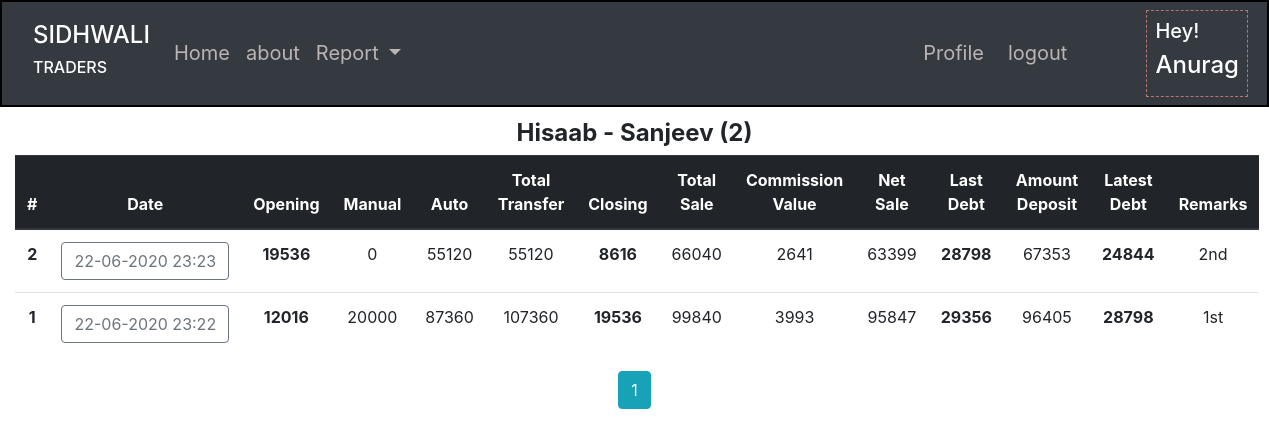
The app's page /home/user/Sanjeev (signed in) with its own data.
### crm/models.py (models this page shows, shortened)
class User(db.Model, UserMixin):
    id = db.Column(db.Integer, primary_key=True)
    username = db.Column(db.String(20), unique=True, nullable=False)
    email = db.Column(db.String(120), unique=True, nullable=False)
    image_file = db.Column(db.String(20), nullable=False, default="default.jpeg")
    password = db.Column(db.String(20), nullable=False)
    pos_id = db.Column(db.Integer, unique=True, nullable=False)
    hisaab = db.relationship("Hisaab", backref="fos", lazy="dynamic")

class Hisaab(db.Model):
    id = db.Column(db.Integer, primary_key=True)
    date = db.Column(db.DateTime, nullable=False, default=datetime.now)
    open_bal = db.Column(db.Integer, nullable=False, default=0)
    manual_trans = db.Column(db.Integer, nullable=False, default=0)
    auto_trans = db.Column(db.Integer, nullable=False, default=0)
    closing = db.Column(db.Integer, nullable=False, default=0)
    total_trans = db.Column(db.Integer, default=0)
    total_sale = db.Column(db.Integer, default=0)
    commission_value = db.Column(db.Integer, default=0)
    net_sale = db.Column(db.Integer, default=0)
    last_debt = db.Column(db.Integer, nullable=False, default=0)
    amt_received = db.Column(db.Integer, nullable=False, default=0)
    latest_debt = db.Column(db.Integer, default=0)
    remarks = db.Column(db.Text, nullable=False)
    user_id = db.Column(db.Integer, db.ForeignKey("user.id"), nullable=False)

### crm/routes.py (the view)
@app.route("/home/user/<string:username>")
@login_required
def user_hisaab(username):
    page = request.args.get("page", 1, type=int)
    user = User.query.filter_by(username=username).first_or_404()
    hisaab = (
        Hisaab.query.filter_by(fos=user)
        .order_by(Hisaab.date.desc())
        .paginate(page=page, per_page=5)
    )
    return render_template(
        "user_hisaab.html",
        title=current_user.username + " Report",
        hisaab=hisaab,
        admin=admin,
        user=user,
    )

### crm/models.py (called while the page is built)
@login_manager.user_loader
def load_user(user_id):
    return User.query.get(int(user_id))

### crm/templates/user_hisaab.html (shortened to what this page needs)
{% extends "index.html" %}
{% block content  %}
<div class="container-fluid text-center mt-2">
   <legend class="font-weight-bold mb-1">Hisaab - {{ user.username }} ({{ hisaab.total }})</legend>
   <table class="table">
      <thead class="thead-dark">
         <tr>
            <th scope="col">#</th>
            <th scope="col">Date</th>
            <th scope="col">Opening</th>
            <th scope="col">Manual</th>
            <th scope="col">Auto</th>
            <th scope="col">Total Transfer</th>
            <th scope="col">Closing</th>
            <th scope="col">Total Sale</th>
            <th scope="col">Commission Value</th>
            <th scope="col">Net Sale</th>
            <th scope="col">Last Debt</th>
            <th scope="col">Amount Deposit</th>
            <th scope="col">Latest Debt</th>
            <th scope="col">Remarks</th>
         </tr>
      </thead>
      <tbody>
         {% for hisaab in hisaab.items %}
         <tr>
            <th scope="row">{{ hisaab.id }}</th>
            <td><a class="btn btn-outline-secondary"
                  href="{{ url_for('single_hisaab', hisaab_id=hisaab.id) }}">{{ hisaab.date.strftime("%d-%m-%Y %H:%M") }}</a>
            </td>
            <td><strong>{{ hisaab.open_bal }}</strong></td>
            <td>{{ hisaab.manual_trans }}</td>
            <td>{{ hisaab.auto_trans }}</td>
            <td>{{ hisaab.total_trans }}</td>
            <td><strong>{{ hisaab.closing }}</strong></td>
            <td>{{ hisaab.total_sale }}</td>
            <td>{{ hisaab.commission_value }}</td>
            <td>{{ hisaab.net_sale }}</td>
            <td><strong>{{ hisaab.last_debt }}</strong></td>
            <td>{{ hisaab.amt_received }}</td>
            <td><strong>{{ hisaab.latest_debt }}</strong></td>
            <td>{{ hisaab.remarks }}</td>
         </tr>
         {% endfor %}
      </tbody>
   </table>
   {% for page_num in hisaab.iter_pages(left_edge=1, right_edge=1, left_current=1, right_current=3) %}
   {% if page_num %}
   {% if hisaab.page == page_num %}
   <a class="btn btn-info mb-4"
      href="{{ url_for('user_hisaab', username=user.username, page=page_num) }}">{{ page_num }}</a>
   {% else %}
   <a class="btn btn-outline-info mb-4"
      href="{{ url_for('user_hisaab', username=user.username, page=page_num) }}">{{ page_num }}</a>
   {% endif %}
   {% else %}
   ...
   {% endif %}
   {% endfor %}
</div>
{% endblock content %}

### crm/templates/index.html (shortened to what this page needs)
<!doctype html>
<html lang="en">
<head>
   <link rel="stylesheet" href="https://maxcdn.bootstrapcdn.com/bootstrap/4.0.0/css/bootstrap.min.css"
>
   <link rel="stylesheet" href="{{ url_for('static', filename='main.css') }}">
</head>
<body>
   <header class="site-header">
      <nav class="navbar navbar-expand-lg navbar-dark bg-dark px-6">
         <div class="container">
            <a class="navbar-brand" href="{{ url_for('home')}}">
               <h4>
                  SIDHWALI
               </h4>
               <h6>
                  TRADERS
               </h6>
            </a>
            <div class="collapse navbar-collapse" id="navbarSupportedContent">
               <div class="navbar-nav mr-auto">
                  <li class="nav-item">
                     <a class="nav-link" href="{{ url_for('home') }}">Home</a>
                  </li>
                  <li class="nav-item">
                     <a class="nav-link" href="{{ url_for('about') }}">about</a>
                  </li>
                  <li class="nav-item dropdown">
                     <a class="nav-link dropdown-toggle" href="#" id="navbarDropdown" role="button"
                        data-toggle="dropdown" aria-haspopup="true" aria-expanded="false">
                        Report
                     </a>
                  </li>
               </div>
               <div class="navbar-nav mr-5 ml-2">
                  <div class="d-flex justify-content-center">
                     {% if current_user.is_authenticated %}
                     <li class="nav-item">
                        <a class="nav-link mr-2" href="{{ url_for('profile') }}">Profile</a>
                     </li>
                     <li class="nav-item">
                        <a class="nav-link mr-2" href="{{ url_for('logout') }}">logout</a>
                     </li>
                     {% endif %}
                  </div>
               </div>
            </div>
         </div>
         <div class="navbar-nav">
            <li class="nav-welcome p-2">
               <h5>Hey!</h5>
               <h4>{{ current_user.username }}</h4>
            </li>
         </div>
      </nav>
   </header>
   <main role="main">
      {% block content %} {% endblock content %}
   </main>
</body>
</html>

### crm/static/main.css (style rules this page uses)
body { background-color: rgb(255, 255, 255); }
.site-header { min-height: min-content; border: 2px solid black; }
.site-header .navbar-nav .nav-welcome { color: white; font-size: 6px; min-width: 0px; min-height: 80px; margin-right: 3px; border: 1px dashed rgba(219, 128, 128, 0.822); }
.site-header .navbar-nav .nav-link { color: rgb(187, 180, 180); font-size: 20px; }

### records on screen
User: username "Anurag"
User: username "Sanjeev"
Hisaab: id "2", date "22-06-2020 23:23", open_bal "19536", manual_trans "0", auto_trans "55120", total_trans "55120", closing "8616", total_sale "66040", commission_value "2641", net_sale "63399", last_debt "28798", amt_received "67353", latest_debt "24844", remarks "2nd"
Hisaab: id "1", date "22-06-2020 23:22", open_bal "12016", manual_trans "20000", auto_trans "87360", total_trans "107360", closing "19536", total_sale "99840", commission_value "3993", net_sale "95847", last_debt "29356", amt_received "96405", latest_debt "28798", remarks "1st"

### other values on screen
{{ hisaab.total }} "2"
{{ page_num }} "1"
